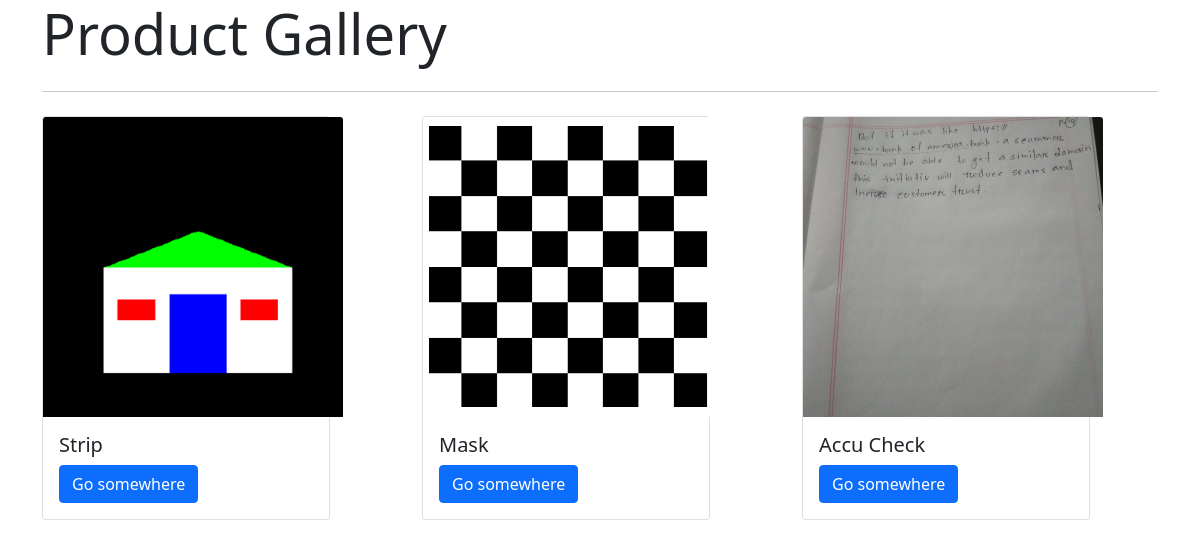
Page /prodcut/all on the committed database.
### Products/models.py (models this page shows)
class Product(models.Model):
   title          =  models.CharField(max_length=100)
   detail         = models.TextField(max_length=100)
   creator        = models.ForeignKey(User,on_delete=models.CASCADE)
   category       = models.ForeignKey(Product_Category,on_delete=models.CASCADE)
   unit           = models.ForeignKey(Product_Unit,on_delete=models.CASCADE)
   product_photo  = models.ImageField(upload_to=upload_image_path,null=True)
   upload_date    = models.DateField(auto_now_add=True)
   def __str__(self):
      return str(self.title)

### Products/views.py (the view)
# urls.py: path('all',product_gallery,name='product_gallery_link'),
def product_gallery(request):
   query_set = Product.objects.all()
   context = {
      'all_product': query_set
   }
   return render(request,'product_gallary.html',context)

### Products/templates/product_gallary.html (shortened to what this page needs)
{% extends 'bootstrap/cdn.html' %}
{% load static %}
{% block body %}
    <div class="container ">
        <div class="jumbotron">
          <h1 class="display-4">Product Gallery</h1>
          <hr class="my-4">
            <div class="row">
                {% for data in all_product %}
                    <div class="col">
                        <div class="card" style="width: 18rem;">
                          <img src="{{ data.product_photo.url }}" class="card-img-top card_image" alt="...">
                          <div class="card-body">
                            <h5 class="card-title">{{ data }}</h5>
                            <a href="{% url 'product_detail_link' data.pk %}" class="btn btn-primary">Go somewhere</a>
                          </div>
                        </div>
                    </div>
                {% endfor %}
            </div>
        </div>
    </div>
{% endblock %}

### static/product/product.css (style rules this page uses)
.card_image { height:300px; width:300px; object-fit: cover; }

### rows in the picture
Product: product_photo (picture), title "Strip"
Product: product_photo (picture), title "Mask"
Product: product_photo (picture), title "Accu Check"
